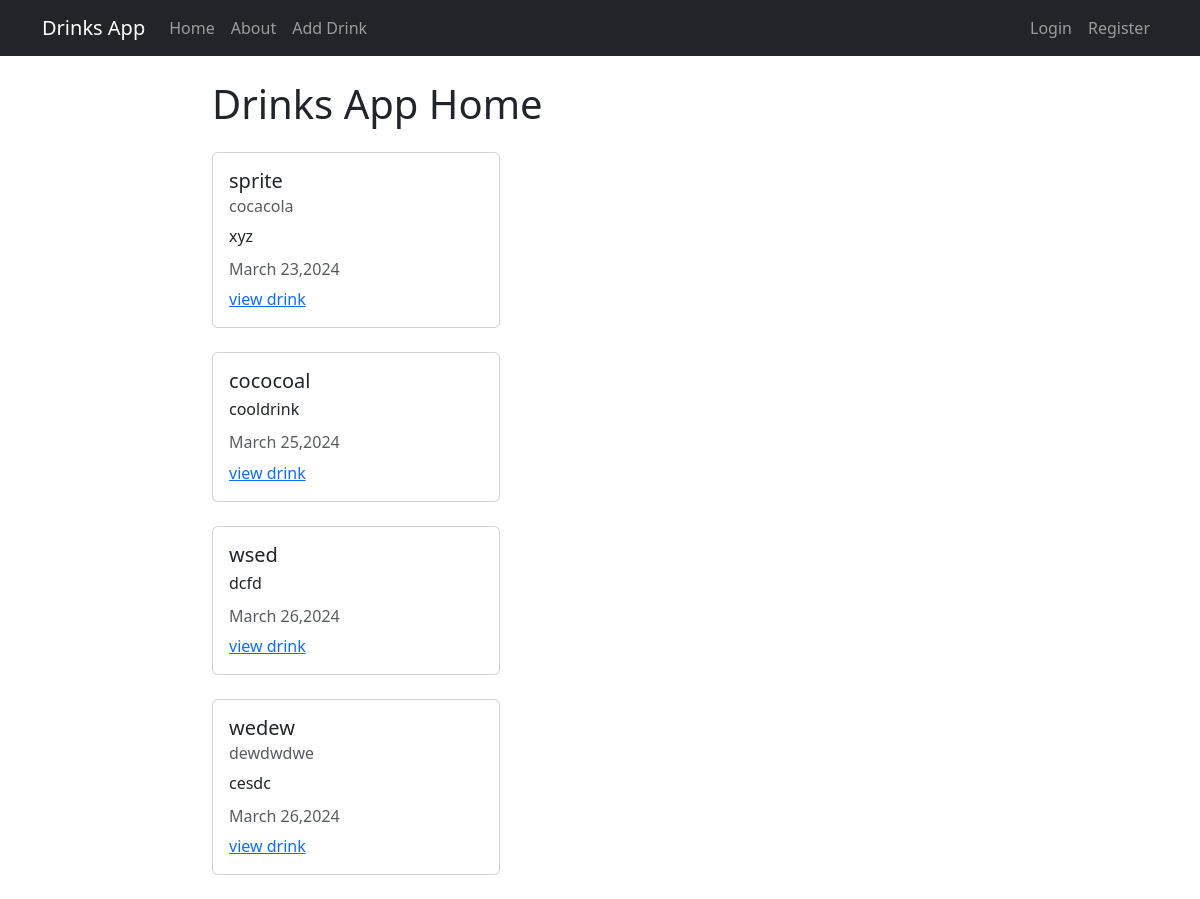
The page / on the database its author committed.
### drinks/models.py (models this page shows, shortened)
class drink(models.Model):
    title = models.CharField(max_length=100)
    company = models.CharField(max_length=200, default ='')
    description = models.TextField()
    ingredients = models.TextField( default = '')
    author = models.ForeignKey(User, on_delete = models.CASCADE, related_name='drinks', null=True,  default=None)
    created_at = models.DateTimeField(auto_now_add = True)
    updated_at = models.DateTimeField(auto_now = True)

### drinks/views.py (the view)
# urls.py: path('', views.DrinkListView.as_view(), name="drinks-home"),
class DrinkListView(ListView):
    model =models.drink
    template_name = 'drinks/home.html'
    context_object_name ='drinks'

### drinks/templates/drinks/home.html
{% extends 'drinks/base.html' %}
    {% block content %}
        <h1> Drinks App Home </h1>
        {% for drink in drinks %}
            <div class="card my-4" style="width: 18rem;">
                <div class="card-body">
                  <h5 class="card-title">{{ drink.title }}</h5>
                  <h6 class="card-subtitle mb-2 text-body-secondary">{{ drink.company }}</h6>
                  <p class="card-text"> {{ drink.description }}</p>
                  <h6 class="card-subtitle mb-2 text-body-secondary">{{ drink.updated_at |date:"F d,Y" }}</h6>
                  <a href="{% url 'drinks-detail' drink.pk %}" class="card-link">view drink</a>
                </div>
              </div>
        {% endfor %}
{% endblock content %}

### drinks/templates/drinks/base.html (shortened to what this page needs)
<!DOCTYPE html>
<html lang="en">
    <head>
        <link href="https://cdn.jsdelivr.net/npm/bootstrap@5.3.3/dist/css/bootstrap.min.css"
         rel="stylesheet"
        />
    </head>
    <body>
        <nav class="navbar navbar-expand-lg navbar-dark bg-dark">
            <div class="container">
              <a class="navbar-brand" href="{% url 'drinks-home' %}">Drinks App</a>
              <div class="collapse navbar-collapse" id="navbarNav">
                <ul class="navbar-nav">
                  <li class="nav-item">
                    <a class="nav-link " aria-current="page" href="{% url 'drinks-home' %}">Home</a>
                  </li>
                  <li class="nav-item">
                    <a class="nav-link" href="{% url 'drinks-about' %}">About</a>
                  </li>
                  <li class="nav-item">
                    <a class="nav-link" href="{% url 'drinks-create' %}">Add Drink</a>
                  </li>
                </ul>
              </div>
              <div class ="navbar-nav">
                {% if user.is_authenticated %}
                  <a class="nav-item nav-link" href="{% url 'user-profile' %}"> My Profile</a>
                  <form action="{% url 'user-logout' %}" method="POST">
                    {% csrf_token %}
                    <button type="submit"> logout</button>
                  </form>
                {% else %}
                <a class="nav-item nav-link" href="{% url 'user-login' %}"> Login</a>
                <a class="nav-item nav-link" href="{% url 'user-register' %}"> Register</a>
                {% endif %}
              </div>
            </div>
          </nav>
          <div class="container mt-4 col-8">
              {% block content %}  {% endblock content %}
            </div>
    </body>
</html>

### rows shown on the page
drink: title "sprite", company "cocacola", description "xyz", updated_at "March 23,2024"
drink: title "cococoal", description "cooldrink", updated_at "March 25,2024"
drink: title "wsed", description "dcfd", updated_at "March 26,2024"
drink: title "wedew", company "dewdwdwe", description "cesdc", updated_at "March 26,2024"
